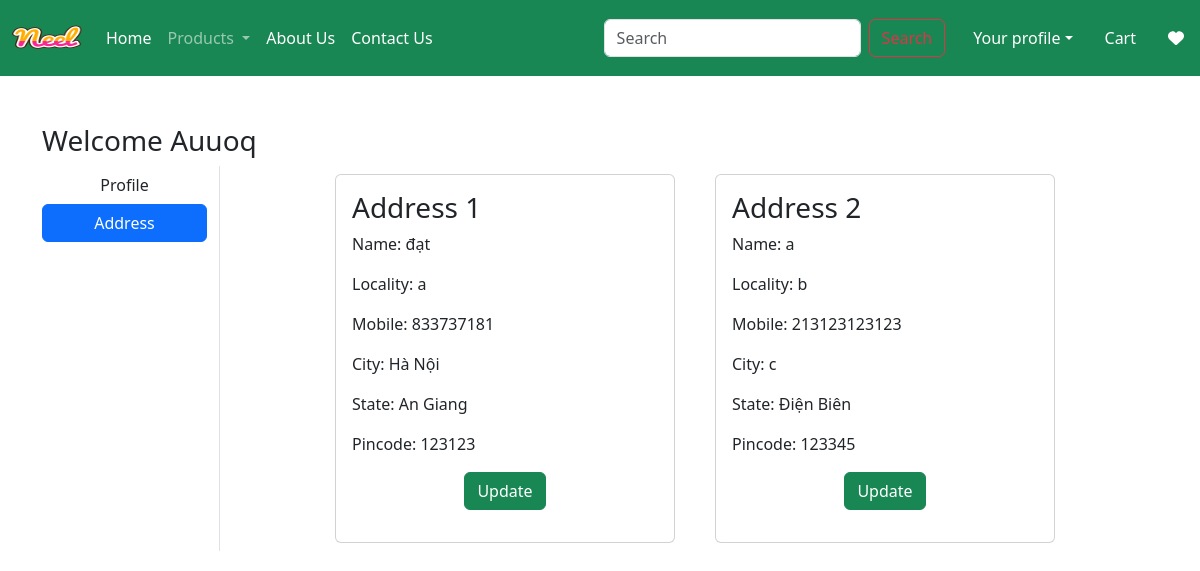
/address/ (signed in), run on the app's committed database.
### app/models.py (models this page shows, shortened)
class Customer(models.Model):
    user = models.ForeignKey(User, on_delete=models.CASCADE)
    name = models.CharField(max_length=200)
    locality = models.CharField(max_length=200)
    city = models.CharField(max_length=50)
    mobile = models.IntegerField(default=0)
    zipcode = models.IntegerField()
    state = models.CharField(choices=STATE_CHOICES, max_length=100)

### app/views.py (the view)
# urls.py: path('address/', views.address, name='address'),
@login_required
def address(request):
  totalitem = 0
  wishitem = 0
  if request.user.is_authenticated:
    totalitem = len(Cart.objects.filter(user=request.user))
    wishitem = len(Wishlist.objects.filter(user=request.user))
  add = Customer.objects.filter(user = request.user)
  return render(request, 'app/address.html',locals())

### app/templates/app/address.html (shortened to what this page needs)
{% extends 'app/base.html' %}
{% load static %}
{% block main-content %}
<div class="container my-5">
    <div class="row">
        <h3>Welcome <span class="text-capitalize">{{ request.user }}</span></h3>
        <div class="col-sm-2 border-end">
            <ul class="list-unstyled">
                <li class="d-grid"><a href="{% url 'profile' %}" class="btn ">Profile</a></li>
                <li class="d-grid"><a href="{% url 'address' %}" class="btn btn-primary">Address</a></li>
            </ul>
        </div>
        <div class="col-sm-8 offset-sm-1">
            <div class="row">
                {% for ad in add %}
                <div class="col-sm-6">
                    <div class="card m-2">
                        <div class="card-body">
                            <h3>Address {{ forloop.counter }}</h3>
                            <p>Name: {{ ad.name }}</p>
                            <p>Locality: {{ ad.locality }}</p>
                            <p>Mobile: {{ ad.mobile }}</p>
                            <p>City: {{ ad.city }}</p>
                            <p>State: {{ ad.state }}</p>
                            <p>Pincode: {{ ad.zipcode }}</p>
                            <p class="text-center">
                                <a href="{% url 'updateAddress' pk=ad.id %}" type="button" class="btn btn-success">Update</a>
                            </p>
                        </div>
                    </div>
                </div>
                {% endfor %}
            </div>
        </div>
    </div>
</div>
{% endblock main-content %}

### data on the page
Customer: name "đạt", locality "a", mobile "833737181", city "Hà Nội", state "An Giang", zipcode "123123"
Customer: name "a", locality "b", mobile "213123123123", city "c", state "Điện Biên", zipcode "123345"

### other printed values
{{ request.user }} "Auuoq"
